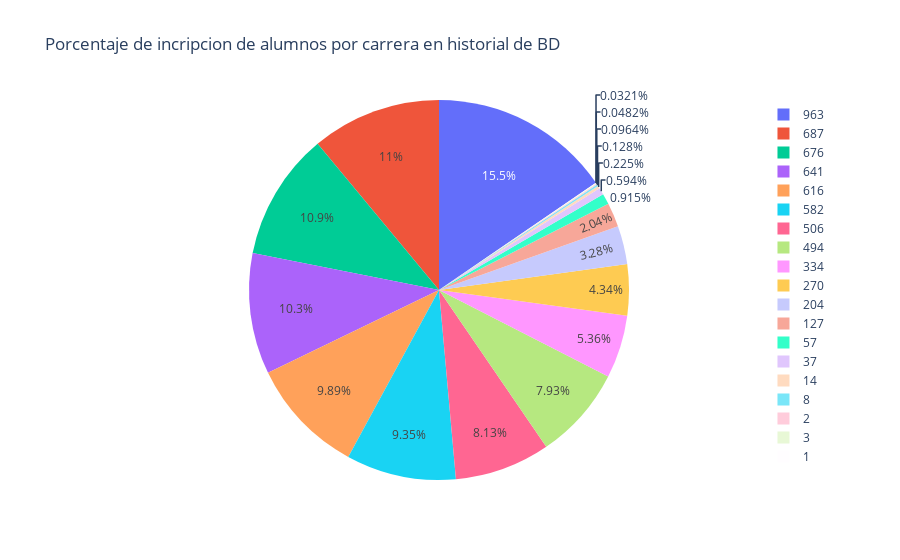

Write notebook code for a chart like this one.
### Code cell
fig = px.pie(cant_alu_carr_años, values='Id_Alumno', names='Año_Ingreso', title='Porcentaje de incripcion de alumnos por carrera en historial de BD')
fig.show()

### Figure 1 — Plotly figure (JSON) as saved in the notebook; plotly's stock layout.template omitted (floating-point values rounded to 4 significant figures)
{"data": [{"domain": {"x": [0, 1], "y": [0, 1]}, "hovertemplate": "Año_Ingreso=%{label}<br>Id_Alumno=%{value}<extra></extra>", "labels": [582, 641, 506, 616, 963, 687, 676, 204, 494, 270, 2, 2, 334, 57, 14, 127, 3, 8, 2, 1, 1, 37], "legendgroup": "", "name": "", "showlegend": true, "type": "pie", "values": [582, 641, 506, 616, 963, 687, 676, 204, 494, 270, 2, 2, 334, 57, 14, 127, 3, 8, 2, 1, 1, 37]}], "layout": {"legend": {"tracegroupgap": 0}, "title": {"text": "Porcentaje de incripcion de alumnos por carrera en historial de BD"}}}
